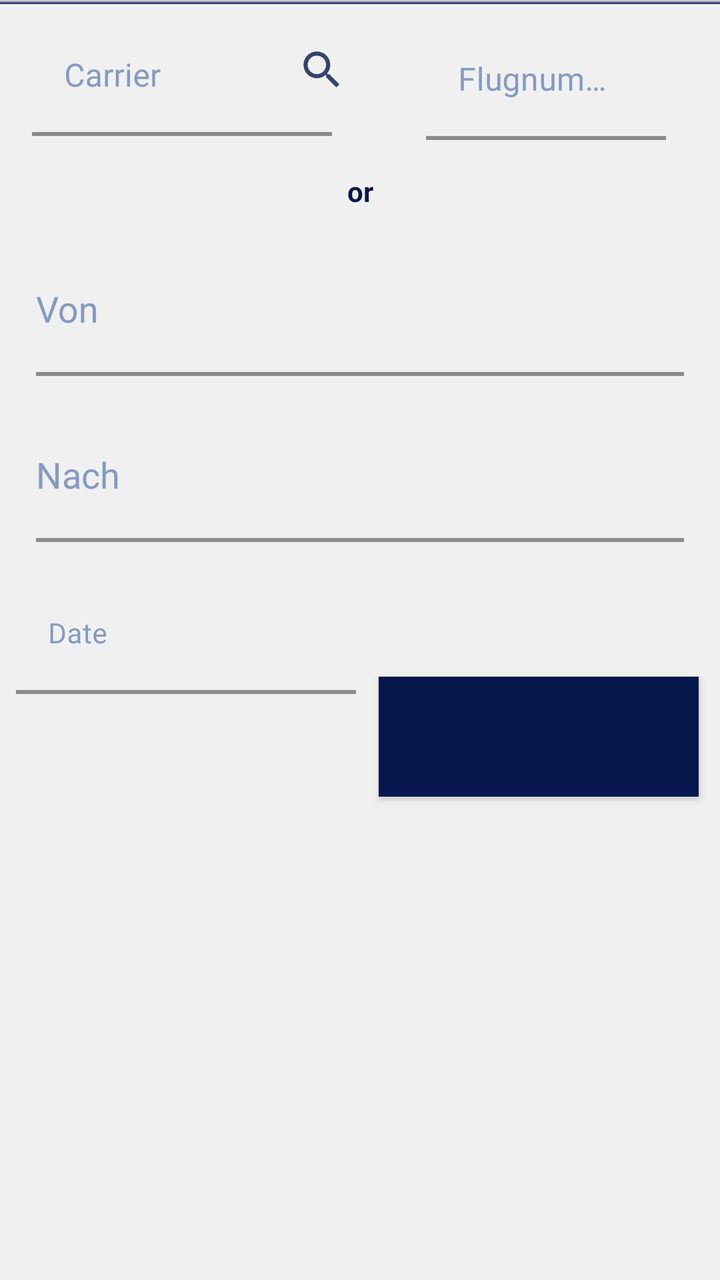
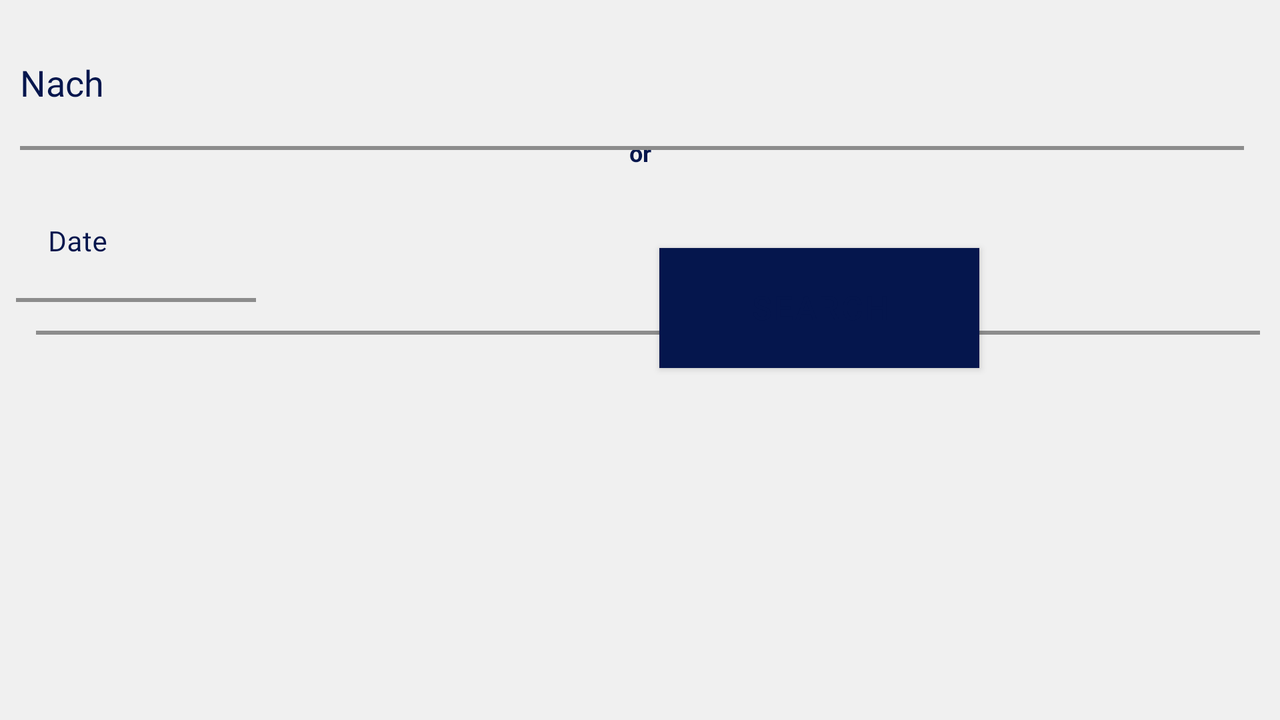

One screen, two layout resources from the same app: the default and the repository's alternative for another configuration. Each is rendered where Android would select it; the XML of both is given below.
<!-- AndroidManifest.xml: application theme AppTheme -->
<!-- res/layout/fragment_flight_status_search_wdw.xml -->
<?xml version="1.0" encoding="utf-8"?>
<androidx.constraintlayout.widget.ConstraintLayout
        xmlns:android="http://schemas.android.com/apk/res/android"
        xmlns:app="http://schemas.android.com/apk/res-auto"
        xmlns:tools="http://schemas.android.com/tools"
        android:background="@color/lhSilver"
        android:layout_height="match_parent"
        android:layout_width="match_parent">

    <ProgressBar
            android:id="@+id/fsSearchProg"
            android:layout_width="80dp"
            android:layout_height="80dp"
            android:visibility="gone"
            app:layout_constraintBottom_toBottomOf="parent"
            app:layout_constraintEnd_toEndOf="parent"
            app:layout_constraintStart_toStartOf="parent"
            app:layout_constraintTop_toTopOf="parent" />

    <View
            android:id="@+id/view2"
            android:layout_width="match_parent"
            android:layout_height="2dp"
            android:background="@drawable/divider_fragment"
            app:layout_constraintEnd_toEndOf="parent"
            app:layout_constraintStart_toStartOf="parent"
            app:layout_constraintTop_toTopOf="parent" />

    <com.google.android.material.textfield.TextInputLayout
            android:id="@+id/containingMySpinner"
            android:layout_width="170dp"
            android:layout_height="wrap_content"
            android:layout_marginStart="16dp"
            android:layout_marginTop="8dp"
            android:textColorHint="@color/lhBlue6"
            app:boxStrokeColor="@color/lhDeepBlue"
            app:boxStrokeWidth="2dp"
            app:boxStrokeWidthFocused="3dp"
            app:hintTextColor="@color/lhDeepBlue"
            app:layout_constraintStart_toStartOf="parent"
            app:layout_constraintTop_toTopOf="parent">

        <com.google.android.material.textfield.TextInputEditText
                android:id="@+id/flightCarrier"
                android:layout_width="150dp"
                android:layout_height="60dp"
                android:background="@color/lhSilver"
                android:fontFamily="@font/cabin_medium"
                android:hint="Carrier"
                android:textColor="@color/lhDeepBlue"
                android:textCursorDrawable="@color/lhDeepBlue" />

    </com.google.android.material.textfield.TextInputLayout>

    <androidx.appcompat.widget.AppCompatImageButton
            android:id="@+id/buttoncarrier"
            android:layout_width="50dp"
            android:layout_height="60dp"
            android:layout_marginStart="120dp"
            android:layout_marginTop="5dp"
            android:background="@color/lhSilver"
            android:src="@drawable/search"
            android:visibility="visible"
            app:layout_constraintStart_toStartOf="@+id/containingMySpinner"
            app:layout_constraintTop_toTopOf="parent" />

    <com.google.android.material.textfield.TextInputLayout
            android:id="@+id/textInputLayout"
            android:layout_width="wrap_content"
            android:layout_height="60dp"
            android:layout_marginTop="8dp"
            android:textColorHint="@color/lhBlue6"
            app:boxStrokeColor="@color/lhDeepBlue"
            app:boxStrokeWidth="2dp"
            app:boxStrokeWidthFocused="3dp"
            app:hintTextColor="@color/lhDeepBlue"
            app:layout_constraintEnd_toEndOf="parent"
            app:layout_constraintStart_toEndOf="@+id/buttoncarrier"
            app:layout_constraintTop_toBottomOf="@+id/view2">

        <com.google.android.material.textfield.TextInputEditText
                android:id="@+id/flightSearchFlightNumber"
                android:layout_width="120dp"
                android:layout_height="60dp"
                android:background="@color/lhSilver"
                android:cursorVisible="true"
                android:fontFamily="@font/cabin_medium"
                android:hint="@string/flight_number"
                android:inputType="number"
                android:textAlignment="textStart"
                android:textColor="@color/lhDeepBlue"
                android:textColorHint="@color/lhDeepBlue"
                android:textCursorDrawable="@color/lhDeepBlue" />
    </com.google.android.material.textfield.TextInputLayout>

    <TextView
            android:id="@+id/textView2"
            android:layout_width="match_parent"
            android:layout_height="wrap_content"
            android:layout_marginTop="16dp"
            android:text="or"
            android:textAlignment="center"
            android:textColor="@color/lhDeepBlue"
            android:textSize="14sp"
            android:textStyle="bold"
            app:layout_constraintEnd_toEndOf="parent"
            app:layout_constraintStart_toStartOf="parent"
            app:layout_constraintTop_toBottomOf="@+id/textInputLayout" />

    <com.google.android.material.textfield.TextInputLayout
            android:id="@+id/textInputLayout2"
            android:layout_width="match_parent"
            android:layout_height="75dp"
            android:layout_marginStart="8dp"
            android:layout_marginTop="8dp"
            android:layout_marginEnd="8dp"
            android:textColorHint="@color/lhBlue6"
            app:boxStrokeColor="@color/lhDeepBlue"
            app:boxStrokeWidth="2dp"
            app:boxStrokeWidthFocused="3dp"
            app:endIconDrawable="@drawable/ic_cancel_blue_24dp"
            app:endIconMode="clear_text"
            app:hintTextColor="@color/lhDeepBlue"
            app:layout_constraintEnd_toEndOf="parent"
            app:layout_constraintStart_toStartOf="parent"
            app:layout_constraintTop_toBottomOf="@+id/textView2">

        <androidx.appcompat.widget.AppCompatAutoCompleteTextView
                android:id="@+id/flightSearchDeparture"
                android:layout_width="match_parent"
                android:layout_height="65dp"
                android:layout_margin="10dp"
                android:background="@color/lhSilver"
                android:textCursorDrawable="@color/lhDeepBlue"
                android:fontFamily="@font/cabin_medium"
                android:hint="@string/from"
                android:inputType="text"
                android:textAlignment="textStart"
                android:textColor="@color/lhDeepBlue" />
    </com.google.android.material.textfield.TextInputLayout>

    <com.google.android.material.textfield.TextInputLayout
            android:id="@+id/textInputLayout3"
            android:layout_width="match_parent"
            android:layout_height="75dp"
            android:layout_marginStart="8dp"
            android:layout_marginTop="8dp"
            android:layout_marginEnd="8dp"
            android:textColorHint="@color/lhBlue6"
            app:boxStrokeColor="@color/lhDeepBlue"
            app:boxStrokeWidth="2dp"
            app:boxStrokeWidthFocused="3dp"
            app:hintTextColor="@color/lhDeepBlue"
            app:endIconDrawable="@drawable/ic_cancel_blue_24dp"
            app:endIconMode="clear_text"
            app:layout_constraintEnd_toEndOf="parent"
            app:layout_constraintStart_toStartOf="parent"
            app:layout_constraintTop_toBottomOf="@+id/textInputLayout2">

        <androidx.appcompat.widget.AppCompatAutoCompleteTextView
                android:id="@+id/flightSearchArrival"
                android:layout_width="match_parent"
                android:layout_height="65dp"
                android:layout_margin="10dp"
                android:background="@color/lhSilver"
                android:fontFamily="@font/cabin_medium"
                android:textCursorDrawable="@color/lhDeepBlue"
                android:hint="@string/to"
                android:inputType="text"
                android:textAlignment="textStart"
                android:textColor="@color/lhDeepBlue" />

    </com.google.android.material.textfield.TextInputLayout>

    <com.google.android.material.textfield.TextInputLayout
            android:id="@+id/textInputLayout4"
            android:layout_width="170dp"
            android:layout_height="60dp"
            android:layout_marginStart="8dp"
            android:layout_marginTop="16dp"
            android:textColorHint="@color/lhBlue6"
            app:boxStrokeColor="@color/lhDeepBlue"
            app:boxStrokeWidth="2dp"
            app:boxStrokeWidthFocused="3dp"
            app:hintTextColor="@color/lhDeepBlue"
            app:layout_constraintStart_toStartOf="parent"
            app:layout_constraintTop_toBottomOf="@+id/textInputLayout3">

        <com.google.android.material.textfield.TextInputEditText
                android:id="@+id/flightSearchDate"
                android:layout_width="match_parent"
                android:layout_height="60dp"
                android:background="@color/lhSilver"
                android:fontFamily="@font/cabin_medium"
                android:hint="@string/select_date"
                android:textColor="@color/lhDeepBlue"
                android:textCursorDrawable="@color/lhDeepBlue"
                android:textSize="14sp" />
    </com.google.android.material.textfield.TextInputLayout>

    <androidx.appcompat.widget.AppCompatImageButton
            android:id="@+id/ttSearchDateButton"
            android:layout_width="50dp"
            android:layout_height="50dp"
            android:layout_marginStart="120dp"
            android:layout_marginTop="16dp"
            android:background="@color/lhSilver"
            android:src="@drawable/ic_cal"
            android:visibility="visible"
            app:layout_constraintStart_toStartOf="@+id/textInputLayout4"
            app:layout_constraintTop_toBottomOf="@+id/textInputLayout3" />

    
    <Button
            android:id="@+id/searchButton"
            android:layout_width="160dp"
            android:layout_height="60dp"
            android:background="@drawable/flightsearchbutton"
            android:fontFamily="@font/cabin_medium"
            android:gravity="center"
            android:text="@string/search"
            android:textAlignment="center"
            android:textColor="@color/lhDeepBlue"
            android:textSize="18sp"
            android:textStyle="bold"
            app:layout_constraintBottom_toBottomOf="parent"
            app:layout_constraintEnd_toEndOf="parent"
            app:layout_constraintHorizontal_bias="0.518"
            app:layout_constraintStart_toEndOf="@+id/ttSearchDateButton"
            app:layout_constraintTop_toBottomOf="@+id/textInputLayout3"
            app:layout_constraintVertical_bias="0.218" />

</androidx.constraintlayout.widget.ConstraintLayout>
<!-- resources referenced by this layout -->
<resources>
  <color name="lhBlue6">#849ac2</color>
  <color name="lhDeepBlue">#05164D</color>
  <color name="lhSilver">#f0f0f0</color>
  <!-- drawable divider_fragment (drawable) -->
  <?xml version="1.0" encoding="utf-8"?>
  <shape xmlns:android="http://schemas.android.com/apk/res/android"
          android:shape="rectangle">
      <gradient
              android:angle="90"
              android:startColor="@color/lhDeepBlue"
              android:endColor="@color/lhSilver" />
  </shape>
  <!-- drawable flightsearchbutton (drawable) -->
  <?xml version="1.0" encoding="utf-8"?>
  <ripple xmlns:android="http://schemas.android.com/apk/res/android"
      android:color="@color/lhSilver">
  
      <item>
          <shape android:shape="rectangle">
              <solid android:color="@color/lhYellow" />
          </shape>
      </item>
  
  </ripple>
  <!-- drawable ic_cancel_blue_24dp (drawable) -->
  <vector android:alpha="0.7" android:height="24dp" android:tint="#0F1AFF"
      android:viewportHeight="24.0" android:viewportWidth="24.0"
      android:width="24dp" xmlns:android="http://schemas.android.com/apk/res/android">
      <path android:fillColor="#FF000000" android:pathData="M19,6.41L17.59,5 12,10.59 6.41,5 5,6.41 10.59,12 5,17.59 6.41,19 12,13.41 17.59,19 19,17.59 13.41,12z"/>
  </vector>
  <!-- drawable search (drawable-anydpi) -->
  <vector xmlns:android="http://schemas.android.com/apk/res/android"
      android:width="24dp"
      android:height="24dp"
      android:viewportWidth="23.4"
      android:viewportHeight="23.4"
      android:tint="#05164D"
      android:alpha="0.8">
    <group android:translateX="-0.3"
        android:translateY="-0.3">
        <path
            android:fillColor="#FF000000"
            android:pathData="M15.5,14h-0.79l-0.28,-0.27C15.41,12.59 16,11.11 16,9.5 16,5.91 13.09,3 9.5,3S3,5.91 3,9.5 5.91,16 9.5,16c1.61,0 3.09,-0.59 4.23,-1.57l0.27,0.28v0.79l5,4.99L20.49,19l-4.99,-5zM9.5,14C7.01,14 5,11.99 5,9.5S7.01,5 9.5,5 14,7.01 14,9.5 11.99,14 9.5,14z"/>
    </group>
  </vector>
  <string name="flight_number">Flugnummer</string>
  <string name="from">Von</string>
  <string name="search">Search</string>
  <string name="select_date">Date</string>
  <string name="to">Nach</string>
  <color name="lhYellow">#FFAD00</color>
  <color name="secondaryMaterialDarkColor">#bebebe</color>
  <style name="MyToolbar" parent="Widget.MaterialComponents.Toolbar">
          <item name="android:fontFamily">@font/cabin_medium</item>
          <item name="android:textStyle">bold</item>
          <item name="android:background">@color/primaryMaterialColor</item>
      </style>
  <style name="MyDialogTheme" parent="android:Theme.Material.Dialog">
          <item name="android:datePickerStyle">@style/MyDatePicker</item>
      </style>
  <style name="MyDatePicker" parent="android:Widget.DatePicker">
          <item name="android:datePickerMode">spinner</item>
          <item name="android:buttonStyle">@drawable/missingparamsbutton</item>
      </style>
  <color name="primaryMaterialDarkColor">#000025</color>
  <style name="MyTimePicker" parent="android:Widget.Material.TimePicker">
          <item name="android:timePickerMode">spinner</item>
          <item name="android:windowIsFloating">true</item>
          <item name="android:colorAccent">@color/lhDeepBlue</item>
      </style>
  <color name="primaryMaterialColor">#05154c</color>
  <!-- drawable missingparamsbutton (drawable) -->
  <?xml version="1.0" encoding="utf-8"?>
  <ripple xmlns:android="http://schemas.android.com/apk/res/android"
          android:color="@color/lhGray1">
  
      <item>
          <shape android:shape="rectangle">
              <solid android:color="@color/colorAccent" />
          </shape>
      </item>
  
  </ripple>
  <color name="lhGray1">#d4d4d4</color>
  <color name="colorAccent">#D81B60</color>
</resources>
<!-- res/layout-land/fragment_flight_status_search_wdw.xml (the repository's variant of the layout above) -->
<!-- drawn on the phone turned sideways -->
<?xml version="1.0" encoding="utf-8"?>
<androidx.constraintlayout.widget.ConstraintLayout
        xmlns:android="http://schemas.android.com/apk/res/android"
        xmlns:app="http://schemas.android.com/apk/res-auto"
        xmlns:tools="http://schemas.android.com/tools"
        android:background="@color/lhSilver"
        android:layout_height="match_parent"
        android:layout_width="match_parent"
        android:orientation="vertical">


    <com.google.android.material.textfield.TextInputLayout
            android:id="@+id/textInputLayout"
            android:layout_width="wrap_content"
            android:layout_height="60dp"
            android:layout_marginEnd="200dp"
            android:textColorHint="@color/lhDeepBlue"
            app:boxStrokeColor="@color/lhDeepBlue"
            app:boxStrokeWidth="2dp"
            app:boxStrokeWidthFocused="3dp"
            app:layout_constraintEnd_toEndOf="parent"
            app:layout_constraintStart_toStartOf="parent"
            app:layout_constraintTop_toTopOf="parent">

        <com.google.android.material.textfield.TextInputEditText
                android:id="@+id/flightSearchFlightNumber"
                android:layout_width="120dp"
                android:layout_height="60dp"
                android:background="@color/lhSilver"
                android:fontFamily="@font/cabin_medium"
                android:hint="@string/flight_number"
                android:inputType="number"
                android:textAlignment="textStart"
                android:textColor="@color/lhDeepBlue" />
    </com.google.android.material.textfield.TextInputLayout>

    <TextView
            android:id="@+id/textView2"
            android:layout_width="match_parent"
            android:layout_height="wrap_content"
            android:layout_marginTop="8dp"
            android:text="or"
            android:textAlignment="center"
            android:textColor="@color/lhDeepBlue"
            android:textSize="12sp"
            android:textStyle="bold"
            app:layout_constraintEnd_toEndOf="parent"
            app:layout_constraintStart_toStartOf="parent"
            app:layout_constraintTop_toBottomOf="@+id/textInputLayout" />

    <com.google.android.material.textfield.TextInputLayout
            android:id="@+id/textInputLayout2"
            android:layout_width="match_parent"
            android:layout_height="75dp"
            android:layout_marginStart="8dp"
            android:layout_marginTop="8dp"
            android:textColorHint="@color/lhDeepBlue"
            app:boxStrokeColor="@color/lhDeepBlue"
            app:boxStrokeWidth="2dp"
            app:boxStrokeWidthFocused="3dp"
            app:endIconDrawable="@drawable/ic_cancel_blue_24dp"
            app:endIconMode="clear_text"
            app:layout_constraintStart_toStartOf="parent"
            app:layout_constraintTop_toBottomOf="@+id/textView2">

        <androidx.appcompat.widget.AppCompatAutoCompleteTextView
                android:id="@+id/flightSearchDeparture"
                android:layout_width="match_parent"
                android:layout_height="65dp"
                android:layout_margin="10dp"
                android:background="@color/lhSilver"
                android:fontFamily="@font/cabin_medium"
                android:hint="@string/from"
                android:inputType="text"
                android:textAlignment="textStart"
                android:textColor="@color/lhDeepBlue" />
    </com.google.android.material.textfield.TextInputLayout>

    <com.google.android.material.textfield.TextInputLayout
            android:id="@+id/textInputLayout3"
            android:layout_width="match_parent"
            android:layout_height="75dp"
            android:layout_marginEnd="8dp"
            android:textColorHint="@color/lhDeepBlue"
            app:boxStrokeColor="@color/lhDeepBlue"
            app:boxStrokeWidth="2dp"
            app:boxStrokeWidthFocused="3dp"
            app:endIconDrawable="@drawable/ic_cancel_blue_24dp"
            app:endIconMode="clear_text"
            app:layout_constraintEnd_toEndOf="parent"
            tools:layout_editor_absoluteY="175dp">

        <androidx.appcompat.widget.AppCompatAutoCompleteTextView
                android:id="@+id/flightSearchArrival"
                android:layout_width="match_parent"
                android:layout_height="65dp"
                android:layout_margin="10dp"
                android:background="@color/lhSilver"
                android:fontFamily="@font/cabin_medium"
                android:hint="@string/to"
                android:inputType="text"
                android:textAlignment="textStart"
                android:textColor="@color/lhDeepBlue" />

    </com.google.android.material.textfield.TextInputLayout>

    <com.google.android.material.textfield.TextInputLayout
            android:id="@+id/textInputLayout4"
            android:layout_width="120dp"
            android:layout_height="60dp"
            android:layout_marginStart="8dp"
            android:layout_marginTop="16dp"
            android:textColorHint="@color/lhDeepBlue"
            app:boxStrokeColor="@color/lhDeepBlue"
            app:boxStrokeWidth="2dp"
            app:boxStrokeWidthFocused="3dp"
            app:layout_constraintStart_toStartOf="parent"
            app:layout_constraintTop_toBottomOf="@+id/textInputLayout3">

        <com.google.android.material.textfield.TextInputEditText
                android:id="@+id/flightSearchDate"
                android:layout_width="match_parent"
                android:layout_height="60dp"
                android:background="@color/lhSilver"
                android:fontFamily="@font/cabin_medium"
                android:hint="@string/select_date"
                android:textAlignment="center"
                android:textColor="@color/lhDeepBlue"
                android:textSize="14sp" />
    </com.google.android.material.textfield.TextInputLayout>

    <androidx.appcompat.widget.AppCompatImageButton
            android:id="@+id/buttoncalendar"
            android:layout_width="40dp"
            android:layout_height="40dp"
            android:layout_marginTop="24dp"
            android:background="@color/lhSilver"
            android:src="@drawable/ic_cal"
            android:visibility="visible"
            app:layout_constraintStart_toEndOf="@+id/textInputLayout4"
            app:layout_constraintTop_toBottomOf="@+id/textInputLayout3" />

    
    <Button
            android:id="@+id/searchButton"
            android:layout_width="160dp"
            android:layout_height="60dp"
            android:background="@drawable/flightsearchbutton"
            android:fontFamily="@font/cabin_medium"
            android:gravity="center"
            android:onClick="pressedOnSearchButton"
            android:text="@string/search"
            android:textAlignment="center"
            android:textColor="@color/lhDeepBlue"
            android:textSize="16sp"
            android:textStyle="bold"
            app:layout_constraintBottom_toBottomOf="parent"
            app:layout_constraintEnd_toEndOf="parent"
            app:layout_constraintHorizontal_bias="0.518"
            app:layout_constraintStart_toEndOf="@+id/buttoncalendar"
            app:layout_constraintTop_toBottomOf="@+id/textInputLayout3"
            app:layout_constraintVertical_bias="0.218" />

</androidx.constraintlayout.widget.ConstraintLayout>
<!-- resources referenced by the variant -->
<!-- as the phone turned sideways resolves them -->
<resources>
  <color name="lhDeepBlue">#05164D</color>
  <color name="lhSilver">#f0f0f0</color>
  <!-- drawable flightsearchbutton (drawable) -->
  <?xml version="1.0" encoding="utf-8"?>
  <ripple xmlns:android="http://schemas.android.com/apk/res/android"
      android:color="@color/lhSilver">
  
      <item>
          <shape android:shape="rectangle">
              <solid android:color="@color/lhYellow" />
          </shape>
      </item>
  
  </ripple>
  <!-- drawable ic_cancel_blue_24dp (drawable) -->
  <vector android:alpha="0.7" android:height="24dp" android:tint="#0F1AFF"
      android:viewportHeight="24.0" android:viewportWidth="24.0"
      android:width="24dp" xmlns:android="http://schemas.android.com/apk/res/android">
      <path android:fillColor="#FF000000" android:pathData="M19,6.41L17.59,5 12,10.59 6.41,5 5,6.41 10.59,12 5,17.59 6.41,19 12,13.41 17.59,19 19,17.59 13.41,12z"/>
  </vector>
  <string name="flight_number">Flugnummer</string>
  <string name="from">Von</string>
  <string name="search">Search</string>
  <string name="select_date">Date</string>
  <string name="to">Nach</string>
  <style name="AppTheme" parent="Theme.MaterialComponents.Light.NoActionBar">
          
          <item name="colorPrimary">@color/lhDeepBlue</item>
          <item name="colorPrimaryDark">@color/secondaryMaterialDarkColor</item>
          <item name="colorAccent">@color/lhDeepBlue</item>
          <item name="android:textColorHighlight">@color/lhBlue6</item>
          <item name="toolbarStyle">@style/MyToolbar</item>
  
          <item name="android:dialogTheme">@style/MyDialogTheme</item>
          <item name="android:datePickerStyle">@style/MyDatePicker</item>
          <item name="android:statusBarColor">@color/primaryMaterialDarkColor</item>
          <item name="android:timePickerDialogTheme">@style/MyTimePicker</item>
      </style>
  <color name="lhYellow">#FFAD00</color>
  <color name="secondaryMaterialDarkColor">#bebebe</color>
  <color name="lhBlue6">#849ac2</color>
  <style name="MyToolbar" parent="Widget.MaterialComponents.Toolbar">
          <item name="android:fontFamily">@font/cabin_medium</item>
          <item name="android:textStyle">bold</item>
          <item name="android:background">@color/primaryMaterialColor</item>
      </style>
  <style name="MyDialogTheme" parent="android:Theme.Material.Dialog">
          <item name="android:datePickerStyle">@style/MyDatePicker</item>
      </style>
  <style name="MyDatePicker" parent="android:Widget.DatePicker">
          <item name="android:datePickerMode">spinner</item>
          <item name="android:buttonStyle">@drawable/missingparamsbutton</item>
      </style>
  <color name="primaryMaterialDarkColor">#000025</color>
  <style name="MyTimePicker" parent="android:Widget.Material.TimePicker">
          <item name="android:timePickerMode">spinner</item>
          <item name="android:windowIsFloating">true</item>
          <item name="android:colorAccent">@color/lhDeepBlue</item>
      </style>
  <color name="primaryMaterialColor">#05154c</color>
  <!-- drawable missingparamsbutton (drawable) -->
  <?xml version="1.0" encoding="utf-8"?>
  <ripple xmlns:android="http://schemas.android.com/apk/res/android"
          android:color="@color/lhGray1">
  
      <item>
          <shape android:shape="rectangle">
              <solid android:color="@color/colorAccent" />
          </shape>
      </item>
  
  </ripple>
  <color name="lhGray1">#d4d4d4</color>
  <color name="colorAccent">#D81B60</color>
</resources>
